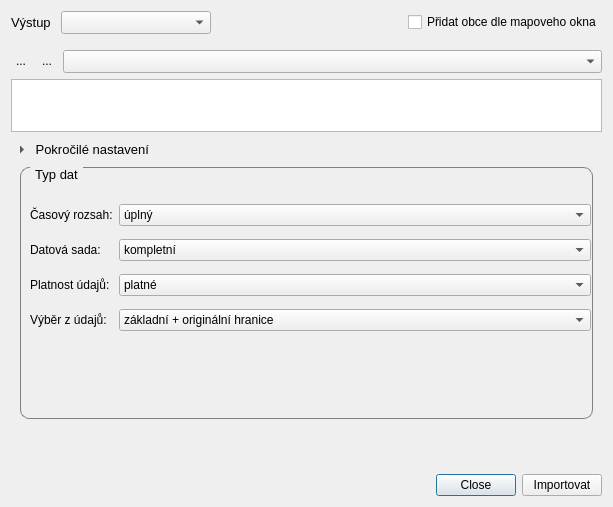
<?xml version="1.0" encoding="UTF-8"?>
<ui version="4.0">
 <class>MainApp</class>
 <widget class="QDialog" name="MainApp">
  <property name="geometry">
   <rect>
    <x>0</x>
    <y>0</y>
    <width>613</width>
    <height>507</height>
   </rect>
  </property>
  <property name="minimumSize">
   <size>
    <width>601</width>
    <height>493</height>
   </size>
  </property>
  <property name="windowTitle">
   <string>Import dat RÚIAN</string>
  </property>
  <property name="windowIcon">
   <iconset>
    <normaloff>:/icon.png</normaloff>:/icon.png</iconset>
  </property>
  <layout class="QVBoxLayout" name="verticalLayout_4">
   <item>
    <layout class="QHBoxLayout" name="horizontalLayoutDriver">
     <item>
      <widget class="QLabel" name="driverLabel">
       <property name="font">
        <font>
         <pointsize>10</pointsize>
        </font>
       </property>
       <property name="text">
        <string>Výstup </string>
       </property>
      </widget>
     </item>
     <item>
      <widget class="QComboBox" name="driverBox">
       <property name="minimumSize">
        <size>
         <width>150</width>
         <height>0</height>
        </size>
       </property>
       <property name="maximumSize">
        <size>
         <width>150</width>
         <height>16777215</height>
        </size>
       </property>
       <property name="font">
        <font>
         <pointsize>10</pointsize>
        </font>
       </property>
       <property name="frame">
        <bool>true</bool>
       </property>
      </widget>
     </item>
     <item>
      <widget class="QLabel" name="outputPath">
       <property name="sizePolicy">
        <sizepolicy hsizetype="Preferred" vsizetype="Preferred">
         <horstretch>1</horstretch>
         <verstretch>0</verstretch>
        </sizepolicy>
       </property>
       <property name="text">
        <string/>
       </property>
      </widget>
     </item>
     <item>
      <widget class="QCheckBox" name="checkBox">
       <property name="text">
        <string>Přidat obce dle mapoveho okna</string>
       </property>
      </widget>
     </item>
    </layout>
   </item>
   <item>
    <spacer name="verticalSpacer">
     <property name="orientation">
      <enum>Qt::Vertical</enum>
     </property>
     <property name="sizeType">
      <enum>QSizePolicy::Fixed</enum>
     </property>
     <property name="sizeHint" stdset="0">
      <size>
       <width>20</width>
       <height>10</height>
      </size>
     </property>
    </spacer>
   </item>
   <item>
    <layout class="QHBoxLayout" name="horizontalLayoutSearch">
     <item>
      <widget class="QToolButton" name="checkButton">
       <property name="maximumSize">
        <size>
         <width>20</width>
         <height>20</height>
        </size>
       </property>
       <property name="toolTip">
        <string>&lt;html&gt;&lt;head/&gt;&lt;body&gt;&lt;p&gt;Přidat vše&lt;/p&gt;&lt;/body&gt;&lt;/html&gt;</string>
       </property>
       <property name="text">
        <string>...</string>
       </property>
       <property name="icon">
        <iconset>
         <normaloff>:/check.png</normaloff>:/check.png</iconset>
       </property>
       <property name="iconSize">
        <size>
         <width>20</width>
         <height>20</height>
        </size>
       </property>
       <property name="autoExclusive">
        <bool>false</bool>
       </property>
       <property name="popupMode">
        <enum>QToolButton::DelayedPopup</enum>
       </property>
       <property name="toolButtonStyle">
        <enum>Qt::ToolButtonIconOnly</enum>
       </property>
       <property name="autoRaise">
        <bool>true</bool>
       </property>
      </widget>
     </item>
     <item>
      <widget class="QToolButton" name="uncheckButton">
       <property name="maximumSize">
        <size>
         <width>20</width>
         <height>20</height>
        </size>
       </property>
       <property name="toolTip">
        <string>&lt;html&gt;&lt;head/&gt;&lt;body&gt;&lt;p&gt;Odebrat vše&lt;/p&gt;&lt;/body&gt;&lt;/html&gt;</string>
       </property>
       <property name="text">
        <string>...</string>
       </property>
       <property name="icon">
        <iconset>
         <normaloff>:/uncheck.png</normaloff>:/uncheck.png</iconset>
       </property>
       <property name="iconSize">
        <size>
         <width>20</width>
         <height>20</height>
        </size>
       </property>
       <property name="checkable">
        <bool>false</bool>
       </property>
       <property name="checked">
        <bool>false</bool>
       </property>
       <property name="autoExclusive">
        <bool>false</bool>
       </property>
       <property name="popupMode">
        <enum>QToolButton::DelayedPopup</enum>
       </property>
       <property name="toolButtonStyle">
        <enum>Qt::ToolButtonIconOnly</enum>
       </property>
       <property name="autoRaise">
        <bool>true</bool>
       </property>
       <property name="arrowType">
        <enum>Qt::NoArrow</enum>
       </property>
      </widget>
     </item>
     <item>
      <widget class="QComboBox" name="searchComboBox">
       <property name="font">
        <font>
         <pointsize>10</pointsize>
         <weight>50</weight>
         <italic>true</italic>
         <bold>false</bold>
        </font>
       </property>
       <property name="editable">
        <bool>false</bool>
       </property>
       <property name="duplicatesEnabled">
        <bool>false</bool>
       </property>
      </widget>
     </item>
    </layout>
   </item>
   <item>
    <widget class="QTableView" name="dataView">
     <property name="minimumSize">
      <size>
       <width>0</width>
       <height>25</height>
      </size>
     </property>
     <property name="maximumSize">
      <size>
       <width>16777215</width>
       <height>16777215</height>
      </size>
     </property>
     <property name="font">
      <font>
       <family>Ubuntu</family>
       <pointsize>10</pointsize>
       <italic>false</italic>
      </font>
     </property>
    </widget>
   </item>
   <item>
    <widget class="QToolButton" name="advancedButton">
     <property name="font">
      <font>
       <pointsize>10</pointsize>
      </font>
     </property>
     <property name="text">
      <string> Pokročilé nastavení</string>
     </property>
     <property name="popupMode">
      <enum>QToolButton::DelayedPopup</enum>
     </property>
     <property name="toolButtonStyle">
      <enum>Qt::ToolButtonTextBesideIcon</enum>
     </property>
     <property name="autoRaise">
      <bool>true</bool>
     </property>
     <property name="arrowType">
      <enum>Qt::RightArrow</enum>
     </property>
    </widget>
   </item>
   <item>
    <widget class="QWidget" name="advancedSettings" native="true">
     <property name="minimumSize">
      <size>
       <width>0</width>
       <height>301</height>
      </size>
     </property>
     <property name="font">
      <font>
       <pointsize>10</pointsize>
      </font>
     </property>
     <layout class="QVBoxLayout" name="verticalLayout_5">
      <property name="topMargin">
       <number>0</number>
      </property>
      <item>
       <widget class="QGroupBox" name="datatypeBox">
        <property name="enabled">
         <bool>true</bool>
        </property>
        <property name="sizePolicy">
         <sizepolicy hsizetype="Preferred" vsizetype="Preferred">
          <horstretch>0</horstretch>
          <verstretch>1</verstretch>
         </sizepolicy>
        </property>
        <property name="focusPolicy">
         <enum>Qt::NoFocus</enum>
        </property>
        <property name="styleSheet">
         <string notr="true">

QGroupBox {
    border: 1px solid gray;
    border-radius: 9px;
    margin-top: 0.5em;
}

QGroupBox::title {
    subcontrol-origin: margin;
    left: 10px;
    padding: 0 3px 0 3px;
}

</string>
        </property>
        <property name="title">
         <string>Typ dat</string>
        </property>
        <property name="checkable">
         <bool>false</bool>
        </property>
        <widget class="QWidget" name="gridLayoutWidget">
         <property name="geometry">
          <rect>
           <x>10</x>
           <y>30</y>
           <width>561</width>
           <height>141</height>
          </rect>
         </property>
         <layout class="QGridLayout" name="gridLayout" columnstretch="0,1">
          <item row="1" column="0">
           <widget class="QLabel" name="datasetLabel">
            <property name="text">
             <string>Datová sada:</string>
            </property>
           </widget>
          </item>
          <item row="0" column="0">
           <widget class="QLabel" name="timeLabel">
            <property name="text">
             <string>Časový rozsah:</string>
            </property>
           </widget>
          </item>
          <item row="0" column="1">
           <widget class="QComboBox" name="timeComboBox">
            <item>
             <property name="text">
              <string>úplný</string>
             </property>
            </item>
           </widget>
          </item>
          <item row="2" column="0">
           <widget class="QLabel" name="validityLabel">
            <property name="text">
             <string>Platnost údajů:</string>
            </property>
           </widget>
          </item>
          <item row="1" column="1">
           <widget class="QComboBox" name="datasetComboBox">
            <item>
             <property name="text">
              <string>kompletní</string>
             </property>
            </item>
            <item>
             <property name="text">
              <string>základní</string>
             </property>
            </item>
           </widget>
          </item>
          <item row="2" column="1">
           <widget class="QComboBox" name="validityComboBox">
            <item>
             <property name="text">
              <string>platné</string>
             </property>
            </item>
           </widget>
          </item>
          <item row="3" column="0">
           <widget class="QLabel" name="selectionLabel">
            <property name="toolTip">
             <string>Pouze u kompletní datové sady.</string>
            </property>
            <property name="text">
             <string>Výběr z údajů:</string>
            </property>
           </widget>
          </item>
          <item row="3" column="1">
           <widget class="QComboBox" name="selectionComboBox">
            <item>
             <property name="text">
              <string>základní + originální hranice</string>
             </property>
            </item>
           </widget>
          </item>
         </layout>
        </widget>
       </widget>
      </item>
      <item>
       <spacer name="verticalSpacer_2">
        <property name="orientation">
         <enum>Qt::Vertical</enum>
        </property>
        <property name="sizeType">
         <enum>QSizePolicy::Expanding</enum>
        </property>
        <property name="sizeHint" stdset="0">
         <size>
          <width>20</width>
          <height>40</height>
         </size>
        </property>
       </spacer>
      </item>
     </layout>
    </widget>
   </item>
   <item>
    <layout class="QHBoxLayout" name="horizontalLayoutButtons">
     <item>
      <widget class="QDialogButtonBox" name="buttonBox">
       <property name="standardButtons">
        <set>QDialogButtonBox::Close</set>
       </property>
      </widget>
     </item>
     <item>
      <widget class="QPushButton" name="importButton">
       <property name="text">
        <string>Importovat</string>
       </property>
      </widget>
     </item>
    </layout>
   </item>
  </layout>
 </widget>
 <resources/>
 <connections/>
</ui>
